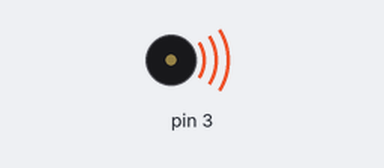
Bench run of a sketch on a simulated Arduino Uno, built with avr-gcc and run on an emulated ATmega328P. On the bench: buzzer (waves = sounding).

Above: at 0.5 s.
At 7.4 s:
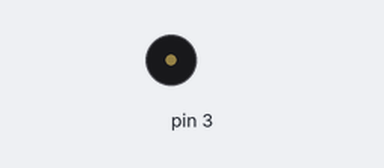
Timing chart, 0 to 11.7 s (numbered marks = the images above):
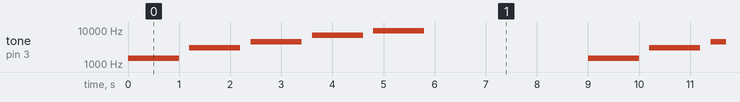

Measured:
- by itself, tone on pin 3: repeats every 9.0 s: silent 0.20 s, 3000 Hz 1.0 s, silent 0.20 s, 4500 Hz 1.0 s, silent 0.20 s, 7000 Hz 1.0 s, silent 0.20 s, 9500 Hz 1.0 s, silent 3.2 s, 1500 Hz 1.0 s

The sketch:

white_noise2.ino
```cpp
#include "elapsedMillis.h"
#include "pitches.h"

elapsedMillis timeElapsed;
const int NOISE_DURATION = 1000; //Time in milliseconds

void setup() {
  // put your setup code here, to run once:
  Serial.begin(9600);

}

void loop() {
/*
tone(3,5000,150);
delay(200);
tone(3,5000,150);
delay(200);
tone(3,5000,150);
delay(200);
tone(3,5000,150);
delay(200);
tone(3,5000,150);
delay(200);
*/


tone(3,1500,1000);
delay(1200);

tone(3,3000,1000);
delay(1200);

tone(3,4500,1000);
delay(1200);

tone(3,7000,1000);
delay(1200);

tone(3,9500,1000);
delay(1200);

  /*
delay(1000);

  tone(3, 6000, 125);
  delay(125);

  tone(3, 4000, 125);
  delay(125);
  */


    /*
  timeElapsed = 0;
  while(timeElapsed < NOISE_DURATION){
    int freq = random(10000, 20000);
    int noteDuration = .1;
    tone(3, freq, noteDuration);
    delay(noteDuration);
    //delayMicroseconds(50);


  }
*/
  noTone(3);
  delay(3000);

}
```

pitches.h
```cpp
#define NOTE_B0  31
#define NOTE_C1  33
#define NOTE_CS1 35
#define NOTE_D1  37
#define NOTE_DS1 39
#define NOTE_E1  41
#define NOTE_F1  44
#define NOTE_FS1 46
#define NOTE_G1  49
#define NOTE_GS1 52
#define NOTE_A1  55
#define NOTE_AS1 58
#define NOTE_B1  62
#define NOTE_C2  65
#define NOTE_CS2 69
#define NOTE_D2  73
#define NOTE_DS2 78
#define NOTE_E2  82
#define NOTE_F2  87
#define NOTE_FS2 93
#define NOTE_G2  98
#define NOTE_GS2 104
#define NOTE_A2  110
#define NOTE_AS2 117
#define NOTE_B2  123
#define NOTE_C3  131
#define NOTE_CS3 139
#define NOTE_D3  147
#define NOTE_DS3 156
#define NOTE_E3  165
#define NOTE_F3  175
#define NOTE_FS3 185
#define NOTE_G3  196
#define NOTE_GS3 208
#define NOTE_A3  220
#define NOTE_AS3 233
#define NOTE_B3  247
#define NOTE_C4  262
#define NOTE_CS4 277
#define NOTE_D4  294
#define NOTE_DS4 311
#define NOTE_E4  330
#define NOTE_F4  349
#define NOTE_FS4 370
#define NOTE_G4  392
#define NOTE_GS4 415
#define NOTE_A4  440
#define NOTE_AS4 466
#define NOTE_B4  494
#define NOTE_C5  523
#define NOTE_CS5 554
#define NOTE_D5  587
#define NOTE_DS5 622
#define NOTE_E5  659
#define NOTE_F5  698
#define NOTE_FS5 740
#define NOTE_G5  784
#define NOTE_GS5 831
#define NOTE_A5  880
#define NOTE_AS5 932
#define NOTE_B5  988
#define NOTE_C6  1047
#define NOTE_CS6 1109
#define NOTE_D6  1175
#define NOTE_DS6 1245
#define NOTE_E6  1319
#define NOTE_F6  1397
#define NOTE_FS6 1480
#define NOTE_G6  1568
#define NOTE_GS6 1661
#define NOTE_A6  1760
#define NOTE_AS6 1865
#define NOTE_B6  1976
#define NOTE_C7  2093
#define NOTE_CS7 2217
#define NOTE_D7  2349
#define NOTE_DS7 2489
#define NOTE_E7  2637
#define NOTE_F7  2794
#define NOTE_FS7 2960
#define NOTE_G7  3136
#define NOTE_GS7 3322
#define NOTE_A7  3520
#define NOTE_AS7 3729
#define NOTE_B7  3951
#define NOTE_C8  4186
#define NOTE_CS8 4435
#define NOTE_D8  4699
#define NOTE_DS8 4978
#define END -1
```
